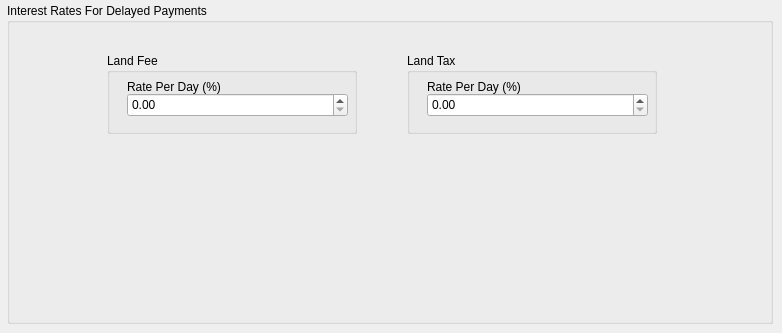
   <widget class="QWidget" name="tab_5">
    <attribute name="title">
     <string>Payments</string>
    </attribute>
    <widget class="QGroupBox" name="groupBox_7">
     <property name="geometry">
      <rect>
       <x>7</x>
       <y>3</y>
       <width>766</width>
       <height>321</height>
      </rect>
     </property>
     <property name="title">
      <string>Interest Rates For Delayed Payments</string>
     </property>
     <widget class="QGroupBox" name="groupBox_8">
      <property name="geometry">
       <rect>
        <x>100</x>
        <y>50</y>
        <width>250</width>
        <height>81</height>
       </rect>
      </property>
      <property name="title">
       <string>Land Fee</string>
      </property>
      <widget class="QLabel" name="label_8">
       <property name="geometry">
        <rect>
         <x>20</x>
         <y>25</y>
         <width>210</width>
         <height>17</height>
        </rect>
       </property>
       <property name="text">
        <string>Rate Per Day (%)</string>
       </property>
      </widget>
      <widget class="QDoubleSpinBox" name="fee_finerate_spinbox">
       <property name="geometry">
        <rect>
         <x>20</x>
         <y>40</y>
         <width>221</width>
         <height>24</height>
        </rect>
       </property>
      </widget>
     </widget>
     <widget class="QGroupBox" name="groupBox_9">
      <property name="geometry">
       <rect>
        <x>400</x>
        <y>50</y>
        <width>250</width>
        <height>81</height>
       </rect>
      </property>
      <property name="title">
       <string>Land Tax</string>
      </property>
      <widget class="QLabel" name="label_10">
       <property name="geometry">
        <rect>
         <x>20</x>
         <y>25</y>
         <width>210</width>
         <height>17</height>
        </rect>
       </property>
       <property name="text">
        <string>Rate Per Day (%)</string>
       </property>
      </widget>
      <widget class="QDoubleSpinBox" name="tax_finerate_spinbox">
       <property name="geometry">
        <rect>
         <x>20</x>
         <y>40</y>
         <width>221</width>
         <height>24</height>
        </rect>
       </property>
      </widget>
     </widget>
    </widget>
   </widget>
